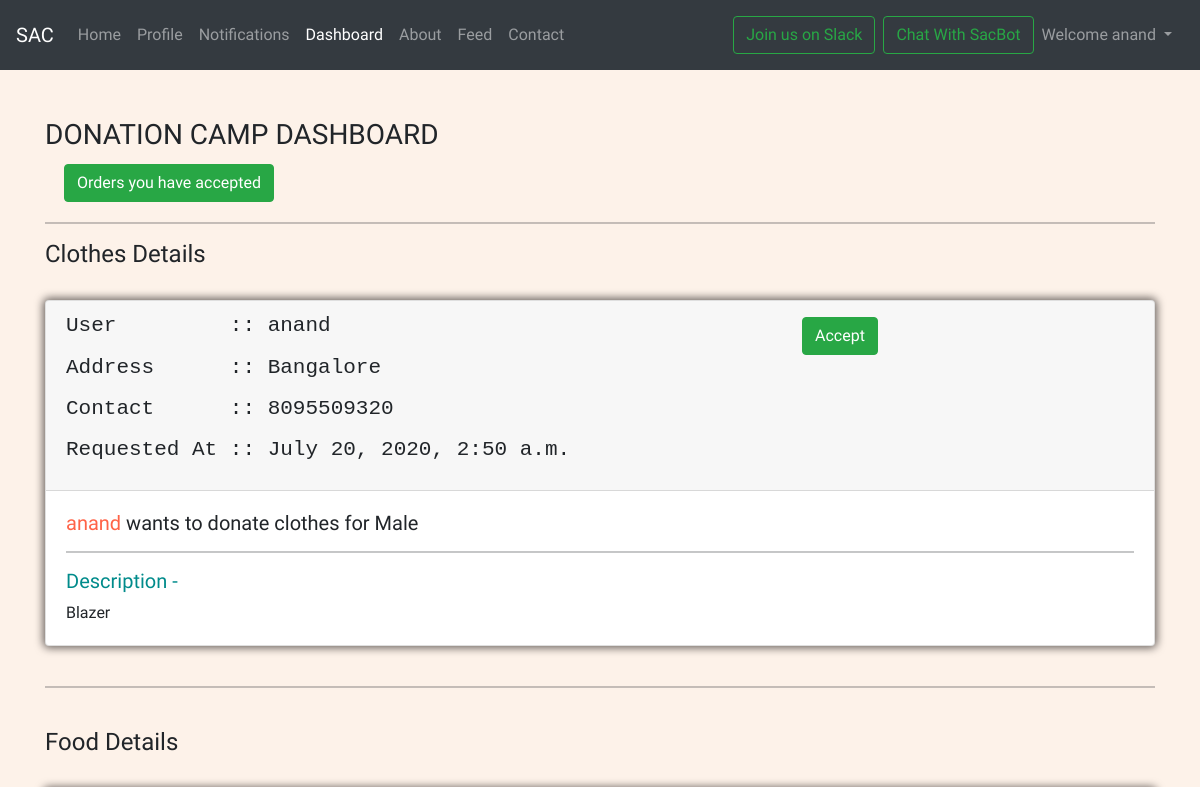
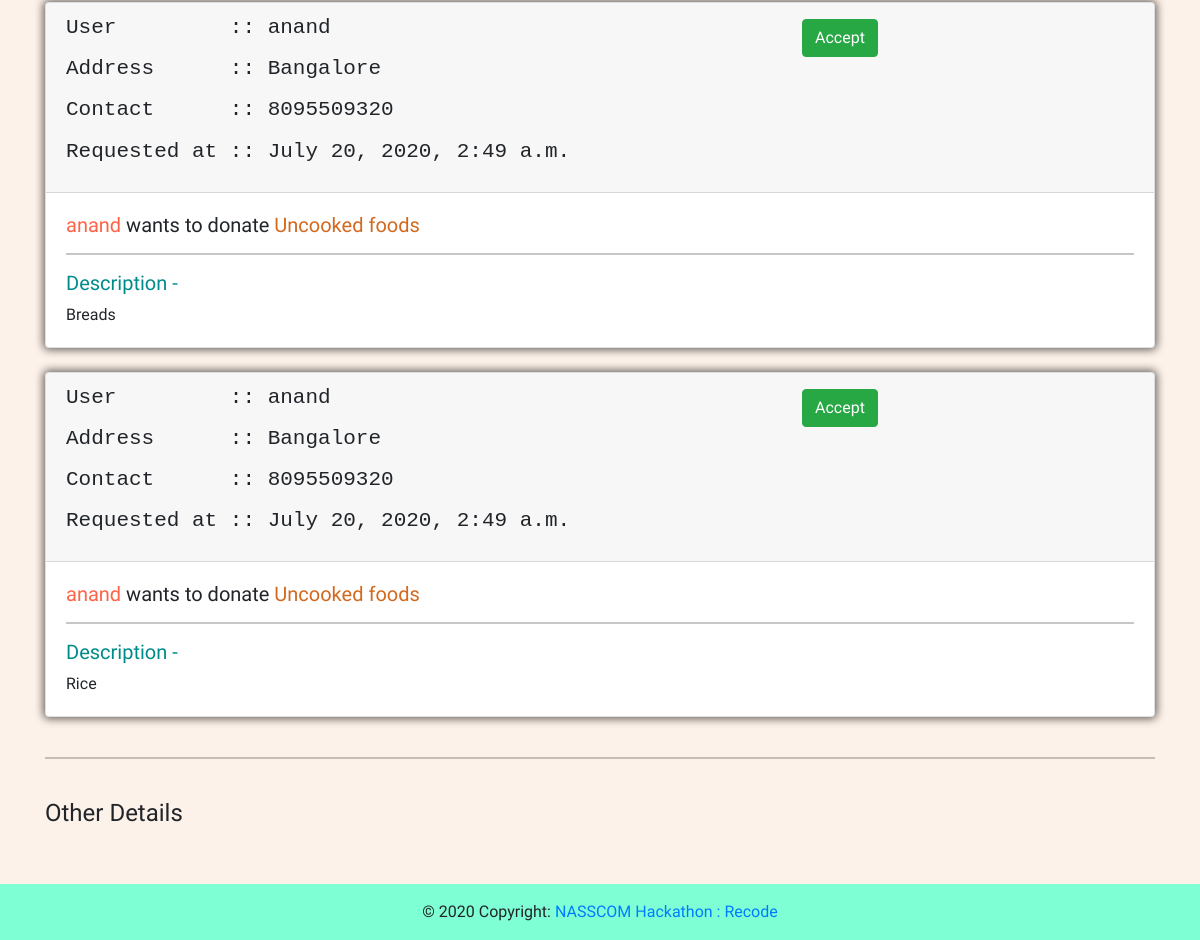
Page /dashboard (signed in) on the earlier database version (2 pictures, top to bottom).
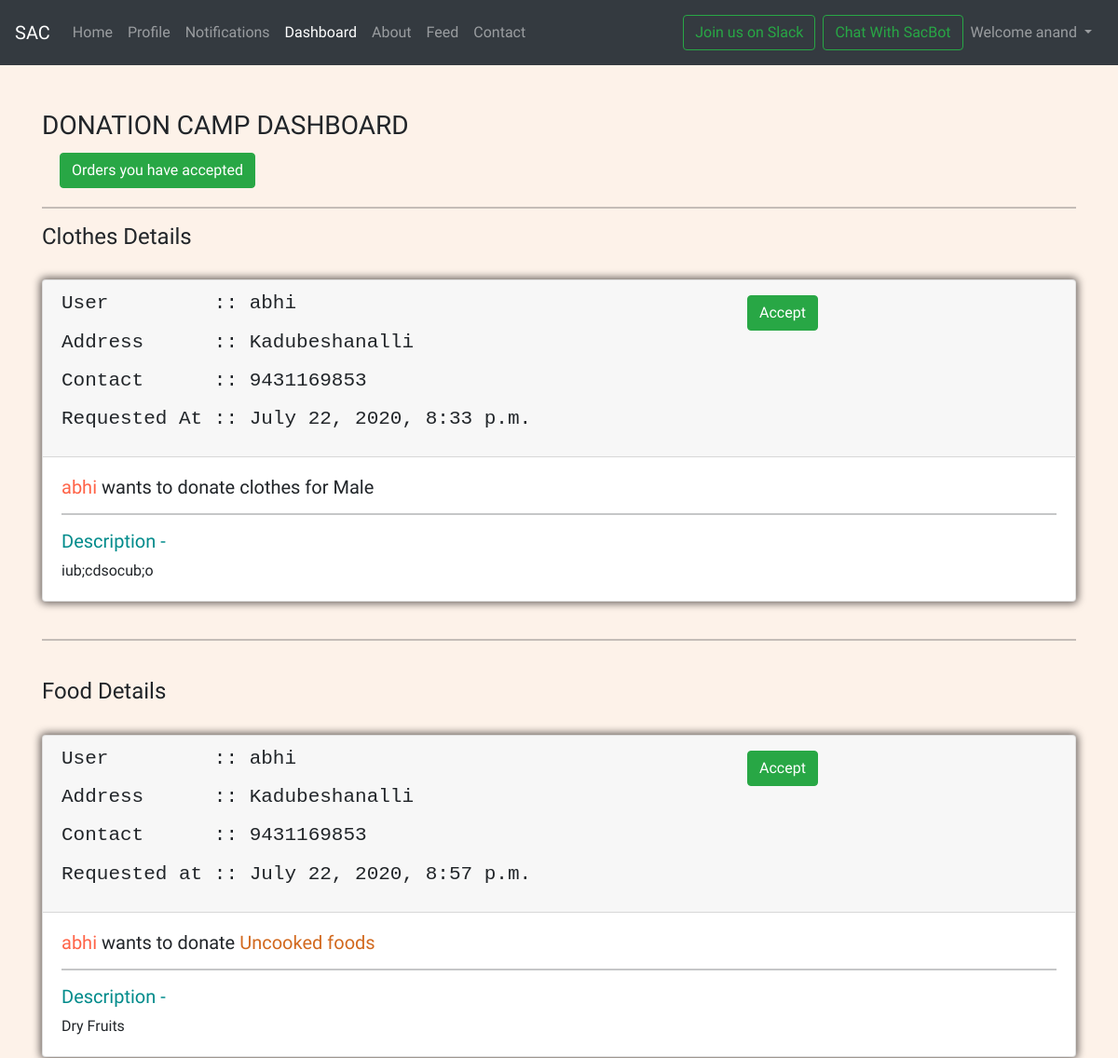
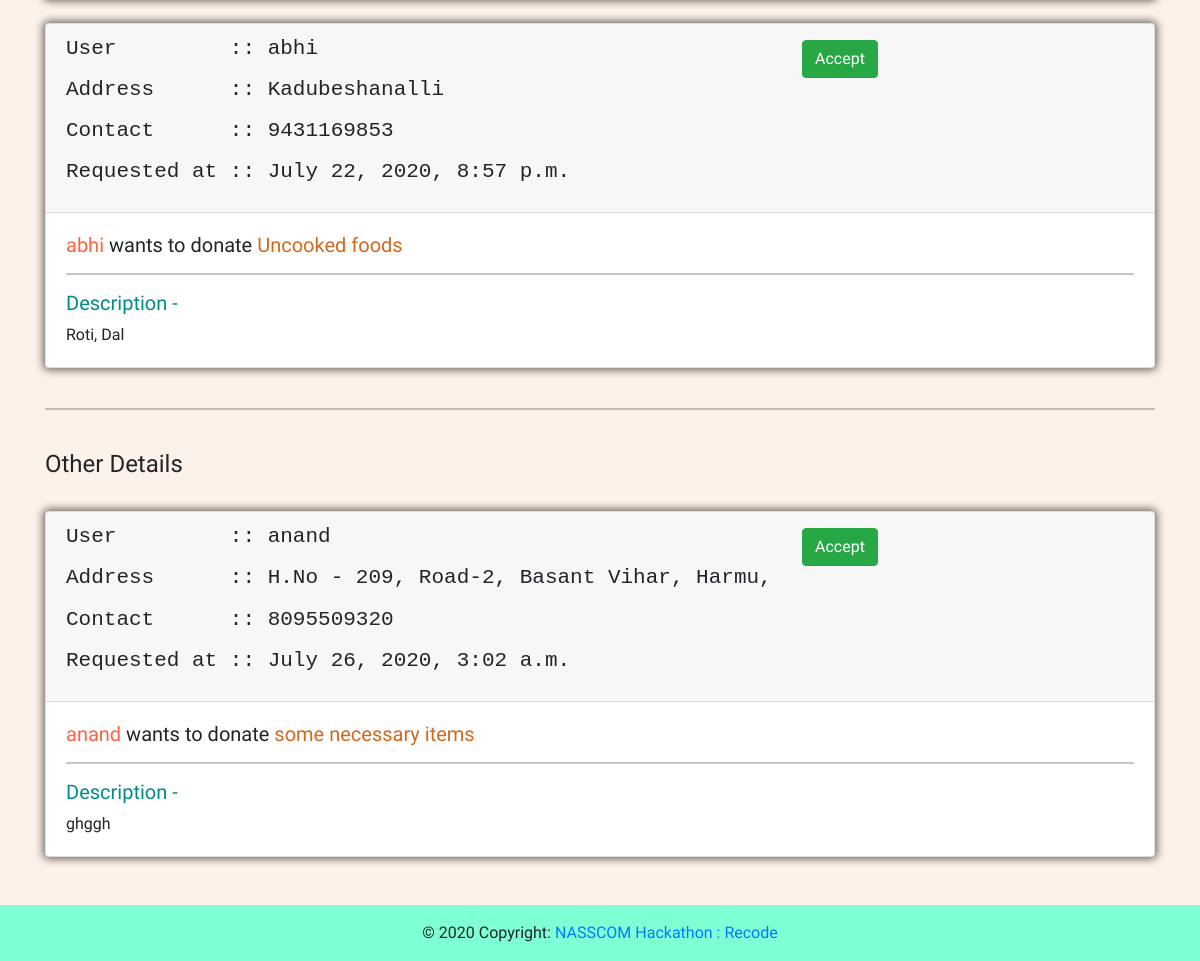
Same page on the later database version (2 pictures, top to bottom).
### mysite/models.py (models this page shows, shortened)
class DonatedCloth(models.Model):
    TYPES=(('Male','Male'),('Female','Female'))
    no=models.AutoField(primary_key=True)
    pin=models.CharField(max_length=10,null=True)
    user=models.ForeignKey(User,null=True,on_delete=models.SET_NULL)
    clothType=models.CharField(max_length=200,null=True,choices=TYPES)
    phone=models.CharField(max_length=30,null=True)
    address=models.CharField(max_length=50,null=True)
    clothDescription=models.CharField(max_length=500,null=True)
    timestamp = models.DateTimeField(default=now)

class DonatedFood(models.Model):
    TYPES=(('Uncooked','Uncooked'),('Cooked','Cooked'))
    no=models.AutoField(primary_key=True)
    pin=models.CharField(max_length=10,null=True)
    user=models.ForeignKey(User,null=True,on_delete=models.SET_NULL)
    foodStatus=models.CharField(max_length=200,null=True,choices=TYPES)
    phone=models.CharField(max_length=30,null=True)
    address=models.CharField(max_length=50,null=True)
    foodDescription=models.CharField(max_length=500,null=True)
    timestamp = models.DateTimeField(default=now)

class DonatedOther(models.Model):
    no=models.AutoField(primary_key=True)
    pin=models.CharField(max_length=10,null=True)
    user=models.ForeignKey(User,null=True,on_delete=models.SET_NULL)
    phone=models.CharField(max_length=30,null=True)
    address=models.CharField(max_length=50,null=True)
    otherDescription=models.CharField(max_length=500,null=True)
    timestamp = models.DateTimeField(default=now)

### mysite/views.py (the view)
# urls.py: path('dashboard',views.dashboard),
@login_required(login_url='handleLogin')
def dashboard(request):
    user=request.user
    if(user.is_superuser):
        user1=Userinfo.objects.filter(username=user)
        pin1=user1[0].pin
        others=DonatedOther.objects.filter(pin=pin1).order_by('-no')
        clothes=DonatedCloth.objects.filter(pin=pin1).order_by('-no')
        foods=DonatedFood.objects.filter(pin=pin1).order_by('-no')
        params={'clothes':clothes, 'foods':foods,'others':others}
        return render(request,'mysite/dashboard.html',params)
    else:
        messages.error(request, "You are not authorised to visit this page")
        return redirect('home')

### templates/mysite/dashboard.html (shortened to what this page needs)
{% extends 'base.html' %}
{% block activeDashboard %} active {% endblock activeDashboard %}
{% block body %}
    <div class="container mt-5">
    <h3>DONATION CAMP DASHBOARD</h3>
    <div class="col-md-4 col-sm-12 ">
                        <a href="/acceptedOrder" class="btn btn-success mx-1 my-1">Orders you have accepted</a>
                    </div>
        <hr>
        <h4>Clothes Details</h4>
        {% for cloth in clothes %}
        <br>
        <div class="card">
            <div class="card-header aa">
                <div class="row">
                    <div class="col-md-8 col-sm-12">
                        <h4><pre>User         :: {{cloth.user}}</pre></h4>
                        <h4><pre>Address      :: {{cloth.address}}</h4>
                        <h4><pre>Contact      :: {{cloth.phone}}</h4>
                        <h4><pre>Requested At :: {{cloth.timestamp}}</h4>
                    </div>
                    <div class="col-md-4 col-sm-12 ">
                        <a href="/acceptCloth/{{cloth.no}}" class="btn btn-success mx-1 my-1">Accept</a>
                    </div>
                </div>
            </div>
            <div class="card-body">
                <h5 class="card-title"><span style="color: tomato;">{{cloth.user}}</span> wants to donate clothes for {{cloth.clothType}}</h5>
                <hr>
                <h5 style="color: darkcyan;">Description - </h5>
                <p class="card-text">{{cloth.clothDescription}}</p>
            </div>
        </div>
        {% endfor %}
        <br>
        <hr>
        <br>
        <h4>Food Details</h4>
        {% for food in foods %}
        <br>
        <div class="card">
            <div class="card-header">
                <div class="row">
                    <div class="col-md-8 col-sm-12">
                        <h4><pre>User         :: {{food.user}}</pre><h4>
                        <h4><pre>Address      :: {{food.address}}</pre></h4>
                        <h4><pre>Contact      :: {{food.phone}}</pre></h4>
                        <h4><pre>Requested at :: {{food.timestamp}}</pre></h4>
                    </div>
                    <div class="col-md-4 col-sm-12 ">
                        <a href="/acceptFood/{{food.no}}" class="btn btn-success mx-1 my-1">Accept</a>
                    </div>
                </div>
            </div>
            <div class="card-body">
                <h5 class="card-title"><span style="color: tomato;">{{food.user}}</span> wants to donate <span style="color: chocolate;">{{food.foodStatus}} foods</span></h5>
                <hr>
                <h5 style="color: darkcyan;">Description - </h5>
                <p class="card-text">{{food.foodDescription}}</p>
            </div>
        </div>
        {% endfor %}
        <br>
        <hr>
        <br>
        <h4>Other Details</h4>
        {% for other in others %}
        <br>
        <div class="card">
            <div class="card-header">
                <div class="row">
                    <div class="col-md-8 col-sm-12">
                        <h4><pre>User         :: {{other.user}}</pre><h4>
                        <h4><pre>Address      :: {{other.address}}</pre></h4>
                        <h4><pre>Contact      :: {{other.phone}}</pre></h4>
                        <h4><pre>Requested at :: {{other.timestamp}}</pre></h4>
                    </div>
                    <div class="col-md-4 col-sm-12 ">
                        <a href="/acceptOther/{{other.no}}" class="btn btn-success mx-1 my-1">Accept</a>
                    </div>
                </div>
            </div>
            <div class="card-body">
                <h5 class="card-title"><span style="color: tomato;">{{other.user}}</span> wants to donate <span style="color: chocolate;">some necessary items</span></h5>
                <hr>
                <h5 style="color: darkcyan;">Description - </h5>
                <p class="card-text">{{other.otherDescription}}</p>
            </div>
        </div>
        {% endfor %}
    </div>
{% endblock body %}

Differences in the rows shown:
removed DonatedCloth: user "anand", address "Bangalore", phone "8095509320", timestamp "July 20, 2020, 2:50 a.m.", clothType "Male", clothDescription "Blazer"
removed DonatedFood: user "anand", address "Bangalore", phone "8095509320", timestamp "July 20, 2020, 2:49 a.m.", foodStatus "Uncooked", foodDescription "Breads"
removed DonatedFood: user "anand", address "Bangalore", phone "8095509320", timestamp "July 20, 2020, 2:49 a.m.", foodStatus "Uncooked", foodDescription "Rice"
added DonatedCloth: user "abhi", address "Kadubeshanalli", phone "9431169853", timestamp "July 22, 2020, 8:33 p.m.", clothType "Male", clothDescription "iub;cdsocub;o"
added DonatedFood: user "abhi", address "Kadubeshanalli", phone "9431169853", timestamp "July 22, 2020, 8:57 p.m.", foodStatus "Uncooked", foodDescription "Dry Fruits"
added DonatedFood: user "abhi", address "Kadubeshanalli", phone "9431169853", timestamp "July 22, 2020, 8:57 p.m.", foodStatus "Uncooked", foodDescription "Roti, Dal"
added DonatedOther: user "anand", address "H.No - 209, Road-2, Basant Vihar,…", phone "8095509320", timestamp "July 26, 2020, 3:02 a.m.", otherDescription "ghggh"
